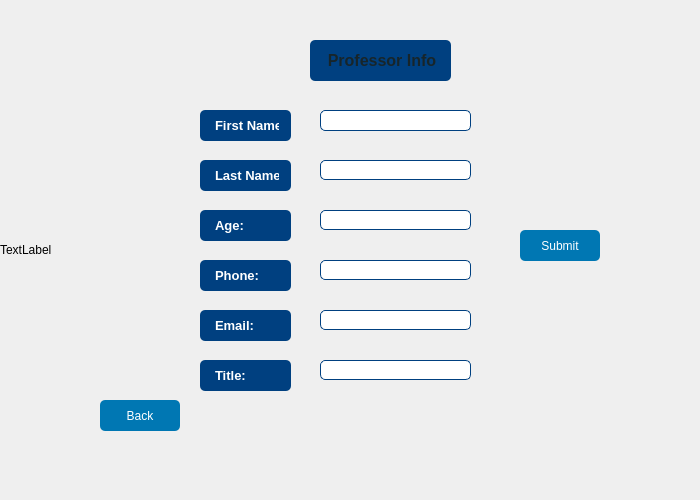
<?xml version="1.0" encoding="UTF-8"?>
<ui version="4.0">
 <class>AddProfessor</class>
 <widget class="QWidget" name="AddProfessor">
  <property name="geometry">
   <rect>
    <x>0</x>
    <y>0</y>
    <width>700</width>
    <height>500</height>
   </rect>
  </property>
  <property name="windowTitle">
   <string>Form</string>
  </property>
  <widget class="QLabel" name="background_image">
   <property name="geometry">
    <rect>
     <x>0</x>
     <y>0</y>
     <width>700</width>
     <height>500</height>
    </rect>
   </property>
   <property name="text">
    <string>TextLabel</string>
   </property>
  </widget>
  <widget class="QLabel" name="title_prof">
   <property name="geometry">
    <rect>
     <x>310</x>
     <y>40</y>
     <width>141</width>
     <height>41</height>
    </rect>
   </property>
   <property name="styleSheet">
    <string notr="true">QLabel {
    color: #FFFFFF; /* White text color */
    background-color: #004080; /* Dark blue background */
    font-size: 10px; /* Font size */
    font-weight: bold; /* Bold font weight */
    padding: 8px 12px; /* Padding */
    border-radius: 5px; /* Rounded corners */
}</string>
   </property>
   <property name="text">
    <string>&lt;html&gt;&lt;head/&gt;&lt;body&gt;&lt;p align=&quot;center&quot;&gt;&lt;span style=&quot; font-size:12pt; font-weight:700; color:#17252a;&quot;&gt;Professor Info&lt;/span&gt;&lt;/p&gt;&lt;/body&gt;&lt;/html&gt;</string>
   </property>
  </widget>
  <widget class="QLabel" name="first_name_prof_label">
   <property name="geometry">
    <rect>
     <x>200</x>
     <y>110</y>
     <width>91</width>
     <height>31</height>
    </rect>
   </property>
   <property name="styleSheet">
    <string notr="true">QLabel {
    color: #FFFFFF; /* White text color */
    background-color: #004080; /* Dark blue background */
    font-size: 10px; /* Font size */
    font-weight: bold; /* Bold font weight */
    padding: 8px 12px; /* Padding */
    border-radius: 5px; /* Rounded corners */
}</string>
   </property>
   <property name="text">
    <string>&lt;html&gt;&lt;head/&gt;&lt;body&gt;&lt;p&gt;&lt;span style=&quot; font-size:10pt; font-weight:700;&quot;&gt;First Name:&lt;/span&gt;&lt;/p&gt;&lt;/body&gt;&lt;/html&gt;</string>
   </property>
  </widget>
  <widget class="QLabel" name="age_prof_label">
   <property name="geometry">
    <rect>
     <x>200</x>
     <y>210</y>
     <width>91</width>
     <height>31</height>
    </rect>
   </property>
   <property name="styleSheet">
    <string notr="true">QLabel {
    color: #FFFFFF; /* White text color */
    background-color: #004080; /* Dark blue background */
    font-size: 10px; /* Font size */
    font-weight: bold; /* Bold font weight */
    padding: 8px 12px; /* Padding */
    border-radius: 5px; /* Rounded corners */
}</string>
   </property>
   <property name="text">
    <string>&lt;html&gt;&lt;head/&gt;&lt;body&gt;&lt;p&gt;&lt;span style=&quot; font-size:10pt; font-weight:700;&quot;&gt;Age:&lt;/span&gt;&lt;/p&gt;&lt;/body&gt;&lt;/html&gt;</string>
   </property>
  </widget>
  <widget class="QLabel" name="phone_prof_label">
   <property name="geometry">
    <rect>
     <x>200</x>
     <y>260</y>
     <width>91</width>
     <height>31</height>
    </rect>
   </property>
   <property name="styleSheet">
    <string notr="true">QLabel {
    color: #FFFFFF; /* White text color */
    background-color: #004080; /* Dark blue background */
    font-size: 10px; /* Font size */
    font-weight: bold; /* Bold font weight */
    padding: 8px 12px; /* Padding */
    border-radius: 5px; /* Rounded corners */
}</string>
   </property>
   <property name="text">
    <string>&lt;html&gt;&lt;head/&gt;&lt;body&gt;&lt;p&gt;&lt;span style=&quot; font-size:10pt; color:#ffffff;&quot;&gt;Phone:&lt;/span&gt;&lt;/p&gt;&lt;/body&gt;&lt;/html&gt;</string>
   </property>
  </widget>
  <widget class="QLabel" name="email_prof_label">
   <property name="geometry">
    <rect>
     <x>200</x>
     <y>310</y>
     <width>91</width>
     <height>31</height>
    </rect>
   </property>
   <property name="styleSheet">
    <string notr="true">QLabel {
    color: #FFFFFF; /* White text color */
    background-color: #004080; /* Dark blue background */
    font-size: 10px; /* Font size */
    font-weight: bold; /* Bold font weight */
    padding: 8px 12px; /* Padding */
    border-radius: 5px; /* Rounded corners */
}</string>
   </property>
   <property name="text">
    <string>&lt;html&gt;&lt;head/&gt;&lt;body&gt;&lt;p&gt;&lt;span style=&quot; font-size:10pt; color:#ffffff;&quot;&gt;Email:&lt;/span&gt;&lt;/p&gt;&lt;/body&gt;&lt;/html&gt;</string>
   </property>
  </widget>
  <widget class="QLabel" name="title_prof_label">
   <property name="geometry">
    <rect>
     <x>200</x>
     <y>360</y>
     <width>91</width>
     <height>31</height>
    </rect>
   </property>
   <property name="styleSheet">
    <string notr="true">QLabel {
    color: #FFFFFF; /* White text color */
    background-color: #004080; /* Dark blue background */
    font-size: 10px; /* Font size */
    font-weight: bold; /* Bold font weight */
    padding: 8px 12px; /* Padding */
    border-radius: 5px; /* Rounded corners */
}</string>
   </property>
   <property name="text">
    <string>&lt;html&gt;&lt;head/&gt;&lt;body&gt;&lt;p&gt;&lt;span style=&quot; font-size:10pt; color:#ffffff;&quot;&gt;Title:&lt;/span&gt;&lt;/p&gt;&lt;/body&gt;&lt;/html&gt;</string>
   </property>
  </widget>
  <widget class="QLineEdit" name="first_name_prof_input">
   <property name="geometry">
    <rect>
     <x>320</x>
     <y>110</y>
     <width>151</width>
     <height>21</height>
    </rect>
   </property>
   <property name="styleSheet">
    <string notr="true">QLineEdit {
    background-color: #FFFFFF; /* White background */
    border: 1px solid #004080; /* Dark blue border */
    border-radius: 5px; /* Rounded corners */
    padding: 5px; /* Adjust padding as needed */
}</string>
   </property>
  </widget>
  <widget class="QLineEdit" name="title_prof_input">
   <property name="geometry">
    <rect>
     <x>320</x>
     <y>360</y>
     <width>151</width>
     <height>20</height>
    </rect>
   </property>
   <property name="styleSheet">
    <string notr="true">QLineEdit {
    background-color: #FFFFFF; /* White background */
    border: 1px solid #004080; /* Dark blue border */
    border-radius: 5px; /* Rounded corners */
    padding: 5px; /* Adjust padding as needed */
}</string>
   </property>
  </widget>
  <widget class="QLineEdit" name="phone_prof_input">
   <property name="geometry">
    <rect>
     <x>320</x>
     <y>260</y>
     <width>151</width>
     <height>20</height>
    </rect>
   </property>
   <property name="styleSheet">
    <string notr="true">QLineEdit {
    background-color: #FFFFFF; /* White background */
    border: 1px solid #004080; /* Dark blue border */
    border-radius: 5px; /* Rounded corners */
    padding: 5px; /* Adjust padding as needed */
}</string>
   </property>
  </widget>
  <widget class="QLineEdit" name="email_prof_input">
   <property name="geometry">
    <rect>
     <x>320</x>
     <y>310</y>
     <width>151</width>
     <height>20</height>
    </rect>
   </property>
   <property name="styleSheet">
    <string notr="true">QLineEdit {
    background-color: #FFFFFF; /* White background */
    border: 1px solid #004080; /* Dark blue border */
    border-radius: 5px; /* Rounded corners */
    padding: 5px; /* Adjust padding as needed */
}</string>
   </property>
  </widget>
  <widget class="QLineEdit" name="age_prof_input">
   <property name="geometry">
    <rect>
     <x>320</x>
     <y>210</y>
     <width>151</width>
     <height>20</height>
    </rect>
   </property>
   <property name="styleSheet">
    <string notr="true">QLineEdit {
    background-color: #FFFFFF; /* White background */
    border: 1px solid #004080; /* Dark blue border */
    border-radius: 5px; /* Rounded corners */
    padding: 5px; /* Adjust padding as needed */
}</string>
   </property>
  </widget>
  <widget class="QPushButton" name="submit_prof">
   <property name="geometry">
    <rect>
     <x>520</x>
     <y>230</y>
     <width>80</width>
     <height>31</height>
    </rect>
   </property>
   <property name="styleSheet">
    <string notr="true">QPushButton {
    background-color: #0077b3; /* Medium blue background for buttons */
    color: #FFFFFF; /* White text */
    border: none; /* No border */
    border-radius: 5px; /* Rounded corners */
    padding: 8px 16px; /* Adjust padding as needed */
}

QPushButton:hover {
    background-color: #4da6ff; /* Lighter blue on hover */
}

QPushButton:pressed {
    background-color: #005c99; /* Darker blue when pressed */
}
</string>
   </property>
   <property name="text">
    <string>Submit</string>
   </property>
  </widget>
  <widget class="QLabel" name="last_name_prof_label">
   <property name="geometry">
    <rect>
     <x>200</x>
     <y>160</y>
     <width>91</width>
     <height>31</height>
    </rect>
   </property>
   <property name="styleSheet">
    <string notr="true">QLabel {
    color: #FFFFFF; /* White text color */
    background-color: #004080; /* Dark blue background */
    font-size: 10px; /* Font size */
    font-weight: bold; /* Bold font weight */
    padding: 8px 12px; /* Padding */
    border-radius: 5px; /* Rounded corners */
}</string>
   </property>
   <property name="text">
    <string>&lt;html&gt;&lt;head/&gt;&lt;body&gt;&lt;p&gt;&lt;span style=&quot; font-size:10pt; font-weight:700;&quot;&gt;Last Name:&lt;/span&gt;&lt;/p&gt;&lt;/body&gt;&lt;/html&gt;</string>
   </property>
  </widget>
  <widget class="QLineEdit" name="last_name_prof_input">
   <property name="geometry">
    <rect>
     <x>320</x>
     <y>160</y>
     <width>151</width>
     <height>20</height>
    </rect>
   </property>
   <property name="styleSheet">
    <string notr="true">QLineEdit {
    background-color: #FFFFFF; /* White background */
    border: 1px solid #004080; /* Dark blue border */
    border-radius: 5px; /* Rounded corners */
    padding: 5px; /* Adjust padding as needed */
}</string>
   </property>
  </widget>
  <widget class="QPushButton" name="pushButton">
   <property name="geometry">
    <rect>
     <x>100</x>
     <y>400</y>
     <width>80</width>
     <height>31</height>
    </rect>
   </property>
   <property name="styleSheet">
    <string notr="true">QPushButton {
    background-color: #0077b3; /* Medium blue background for buttons */
    color: #FFFFFF; /* White text */
    border: none; /* No border */
    border-radius: 5px; /* Rounded corners */
    padding: 8px 16px; /* Adjust padding as needed */
}

QPushButton:hover {
    background-color: #4da6ff; /* Lighter blue on hover */
}

QPushButton:pressed {
    background-color: #005c99; /* Darker blue when pressed */
}
</string>
   </property>
   <property name="text">
    <string>Back</string>
   </property>
  </widget>
 </widget>
 <resources/>
 <connections/>
</ui>
